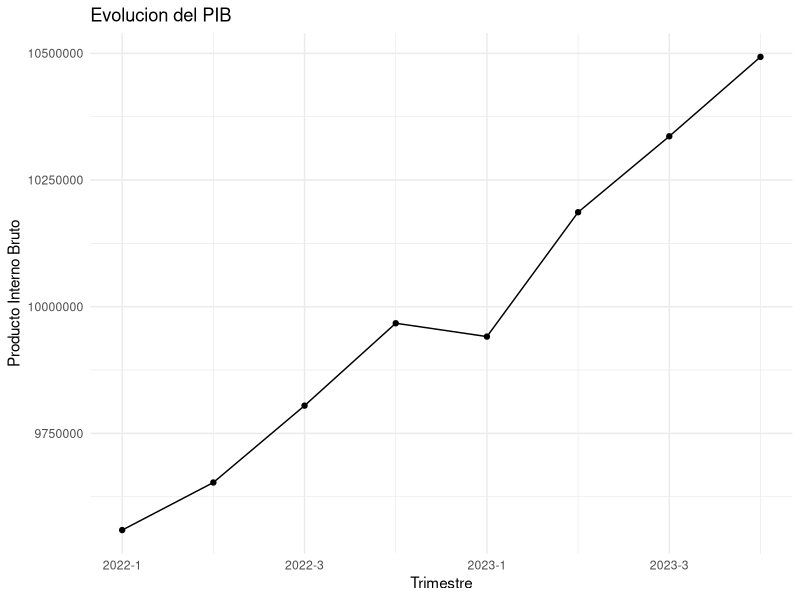

The R script that drew this image:
## ---- chunk 1
knitr::opts_chunk$set(echo = TRUE)
## ---- chunk 2
library(openxlsx)
library(readxl)
library(ggplot2)
library(tidyr)
library(zoo)
## ---- chunk 3
PIB <- read_excel("PIB Trimestral.xlsx")
## ---- chunk 4
PIB$Trimestre <- as.yearqtr(PIB$Trimestre)
PIB$`Producto Interno Bruto a precios de mercado` <- as.numeric(PIB$`Producto Interno Bruto a precios de mercado`)
## ---- chunk 5
ggplot(PIB, aes(x = Trimestre, y = `Producto Interno Bruto a precios de mercado`)) +
  geom_point() +  # Agrega puntos
  geom_line() +    # Agrega líneas
  labs(x = "Trimestre", y = "Producto Interno Bruto", title = "Evolucion del PIB") +
  theme_minimal()
